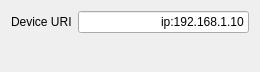
<?xml version="1.0" encoding="UTF-8"?>
<ui version="4.0">
 <class>AD9361SourcePage</class>
 <widget class="QWidget" name="AD9361SourcePage">
  <property name="geometry">
   <rect>
    <x>0</x>
    <y>0</y>
    <width>260</width>
    <height>72</height>
   </rect>
  </property>
  <property name="windowTitle">
   <string>Form</string>
  </property>
  <layout class="QGridLayout" name="gridLayout">
   <item row="0" column="1">
    <widget class="QLineEdit" name="uriEdit">
     <property name="sizePolicy">
      <sizepolicy hsizetype="Preferred" vsizetype="Fixed">
       <horstretch>0</horstretch>
       <verstretch>0</verstretch>
      </sizepolicy>
     </property>
     <property name="text">
      <string>ip:192.168.1.10</string>
     </property>
     <property name="alignment">
      <set>Qt::AlignRight|Qt::AlignTrailing|Qt::AlignVCenter</set>
     </property>
    </widget>
   </item>
   <item row="0" column="0">
    <widget class="QLabel" name="label">
     <property name="sizePolicy">
      <sizepolicy hsizetype="Fixed" vsizetype="Preferred">
       <horstretch>0</horstretch>
       <verstretch>0</verstretch>
      </sizepolicy>
     </property>
     <property name="text">
      <string>Device URI</string>
     </property>
    </widget>
   </item>
   <item row="1" column="0" colspan="2">
    <spacer name="verticalSpacer">
     <property name="orientation">
      <enum>Qt::Vertical</enum>
     </property>
     <property name="sizeHint" stdset="0">
      <size>
       <width>20</width>
       <height>1</height>
      </size>
     </property>
    </spacer>
   </item>
  </layout>
 </widget>
 <resources/>
 <connections/>
</ui>
